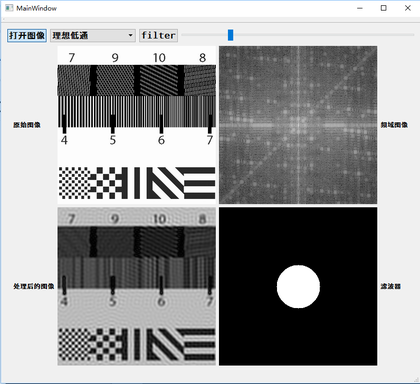
%> input picture Experiment 5/screen.bmp, 420 x 384 px, shrunk from 796 x 728 before the run
$ octave InverseFilteringWienerFiltering.m   (GNU Octave 9; MATLAB toolbox functions it lacks are replaced by stand-ins)
%> lines starting %> are read from the running program, lines starting %| are printed output that depends on the picture
### Experiment 5/InputPicture.m
function [Input]=InputPicture()
%图像读取函数
%调用系统文件管理选择图像存储位置及文件
[FileName,PathName,FilterIndex] = uigetfile('*.*');%弹出对话框得到打开的路径
%> the answer given: screen.bmp

%防止用户取消保存时报错
if FilterIndex == 0%判断用户是否取消保存
    Input=0;
else
    Input=imread(strcat(PathName,FileName));%打开得到的路径下的文件
%> Input is the input picture: size 384x420x3 uint8; mean R, G, B 149.8, 150.2, 150.6
%     figure
%     imshow(Input);
%     title('原始图像')
end

### Experiment 5/InverseFilteringWienerFiltering.m
%% --------------------input image--------------------------------
% 对一副图像进行运动模糊并加高斯噪声，对图像进行逆滤波和维纳滤波进行复原
close all
clc
f = InputPicture();

lenth = size(f,1);
%> lenth = 384
width = size(f,2);
%> width = 420
f1 = imnoise(f,'gaussian',0,0.01);% 添加高斯噪声
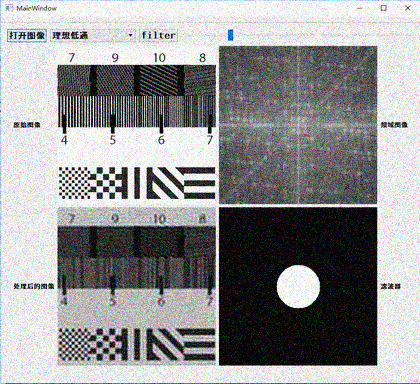
%> f1: size 384x420x3 uint8; mean R, G, B 148.9, 149.4, 149.7
f2 = double(f1);
% -------------------------------------------------------------------------
subplot(221)
imshow(f);
title('original image');
%% % 对图形进行运动模糊
F = fft2(f2);
H = zeros(lenth,width);
a=0.02;b=0.02;T=1;
for u=1:lenth
    for v=1:width
        H(u,v) = T*sin(pi*(u*a+v*b))*exp(-1i*pi*(u*a+v*b))/(pi*(u*a+v*b));
    end
end
G = H.*F;% 添加运动模糊
% -----------------------------------------------------------------------
g =ifft2(G);
g = real(g);
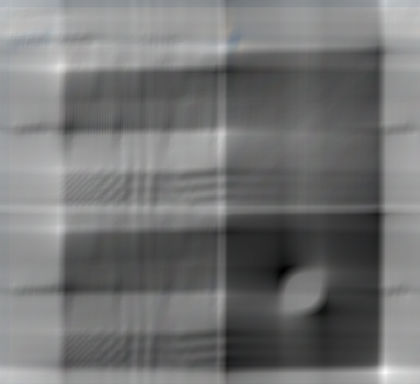
%> g: size 384x420x3 double; mean R, G, B 147.4, 147.8, 148.1; drawn with min black and max white
Output = uint8(g);
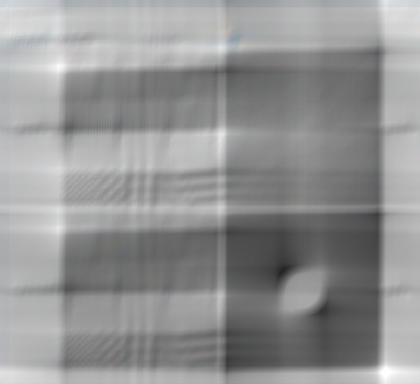
%> Output: size 384x420x3 uint8; mean R, G, B 147.4, 147.8, 148.1; mean of the top-left, top-right, bottom-left and bottom-right quarters 172.3, 147.7, 151, 120
subplot(222)
imshow(Output,[]);
title('blurry image');
%% % ----------------inverse filtering----------------------------
F = G./H;
f3 = ifft(F);
f3 = real(f3);
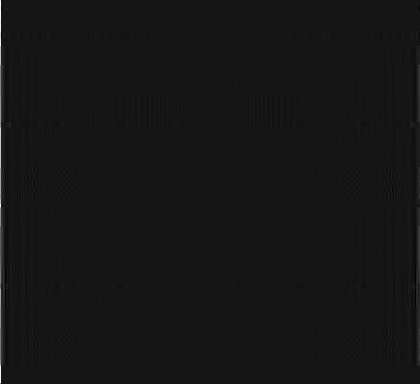
%> f3: size 384x420x3 double; mean R, G, B 169.4, 200.5, 224.7; drawn with min black and max white
% ------------------------------------------------------
Output = uint8(f3);
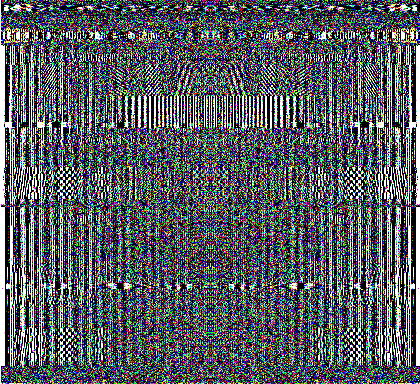
%> Output: size 384x420x3 uint8; mean R, G, B 85.4, 91.3, 96.2
subplot(223)
imshow(Output,[]);
title('inverse filtering');
%% % --------------wiener filtering------------------------
%调用matlab提供的维纳滤波函数
h=real(ifft2(ifftshift(H)));
result1=deconvwnr(g,h,0.0025);
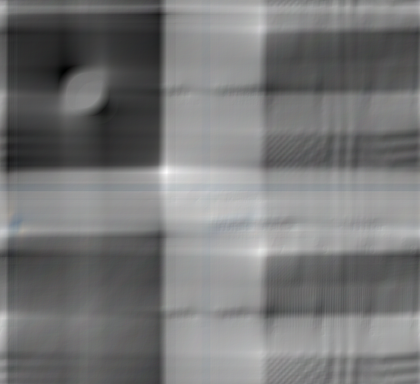
%> result1: size 384x420x3 double; mean R, G, B 540, 541.5, 542.6; drawn with min black and max white
result2=ifftshift(result1);
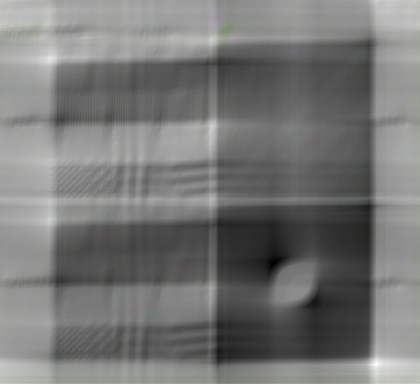
%> result2: size 384x420x3 double; mean R, G, B 541.5, 542.6, 540; drawn with min black and max white
subplot(224);
imshow(result2,[]);
title('wiener filtering');
